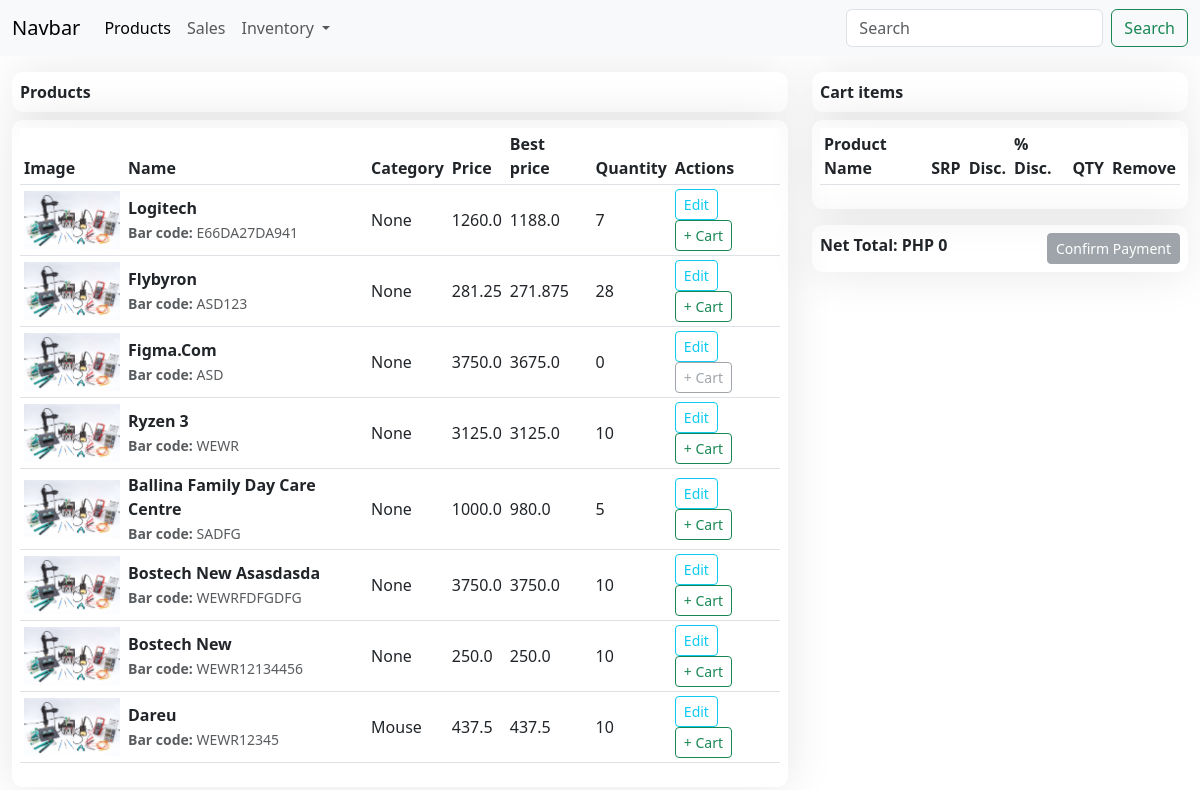
The app's page /products/sales/ with its own data.
### sales/models/product.py (models this page shows, shortened)
class Product(BaseTime):
    user = models.ForeignKey(User, on_delete=models.CASCADE, default=1)
    product_code = models.CharField(max_length=13, unique=True, blank=True)
    bar_code = models.CharField(max_length=13, unique=True, blank=True)
    name = models.CharField(max_length=255)
    model = models.CharField(max_length=120)
    description = models.TextField()
    category = models.ForeignKey(ProductCategory, on_delete=models.CASCADE, blank=True, null=True)
    cost = models.FloatField(default=0)
    price_margin = models.FloatField(default=0.25)
    price_discount = models.FloatField(default=0.00)
    price = models.FloatField(default=0.00, verbose_name="SRP")
    quantity = models.PositiveIntegerField(default=1)
    is_serial = models.BooleanField(default=False, verbose_name="with serial?")
    product_warranty = models.ForeignKey(ProductWarranty, on_delete=models.CASCADE, blank=True, null=True)
    image = models.ForeignKey(ProductImage, on_delete=models.CASCADE, blank=True, null=True)
    @property
    def best_price(self):
        discount = float(self.price) - float(self.cost)
        price = (discount - (discount * self.price_discount)) + float(self.cost)
        return price

class ProductImage(BaseTime):
    image_name = models.CharField(max_length=100)
    image = models.ImageField(upload_to='product-image/%Y/%m/%d', null=True, blank=True)

class ProductCategory(models.Model):
    name = models.CharField(max_length=100, default="Memories")
    created_at = models.DateTimeField(auto_now_add=True)
    updated_at = models.DateTimeField(auto_now=True)
    class Meta:
        verbose_name = "category"
        verbose_name_plural = "categories"
    def __str__(self):
        return self.name

### sales/views/pos_view.py (the view)
# urls.py: path('sales/', POSView.as_view(), name='pos_view'),
class POSView(View):
    def get(self, request):
        products = Product.objects.all()
        customers = Customer.objects.all()
        cart = Cart(request)
        for item in cart:
            item['update_quantity_form'] = {'quantity': item['quantity'], 'update': True}
        context = {
            'products': products,
            'cart': cart,
            'customers': customers,
        }
        template_name = 'pos_view.html'
        return render(request, template_name, context)

### sales/addcart.py (called while the page is built)
    def __iter__(self):
        product_ids = self.cart.keys()
        products = Product.objects.filter(id__in=product_ids)
        for product in products:
            self.cart[str(product.id)]['product'] = product
        for item in self.cart.values():
            item['price'] = Decimal(item['price'])
            item['total_price'] = item['price'] * item['quantity']
            yield item

    def __len__(self):
        return sum(item['quantity'] for item in self.cart.values())

    def get_total_price(self):
        return sum(Decimal(item['price']) * item['quantity'] for item in self.cart.values())

### sales/templates/pos_view.html (shortened to what this page needs)
{% extends 'base.html' %}
{% load static %}
{% block content %}
<div class="row">
    <div class="col-sm-8">
        <div class="fcard mb-2 mt-3">
            <strong>Products</strong>
        </div>
        <div class="fcard">
            <table class="table table-hover table-sm" id="myTable" style="vertical-align: middle;">
                <thead>
                    <tr>
                        <th>Image</th>
                        <th>Name</th>
                        <th>Category</th>
                        <th>Price</th>
                        <th>Best price</th>
                        <th>Quantity</th>
                        <th>Actions</th>
                    </tr>
                </thead>
                <tbody>
                    {% for product in products %}
                    <tr>
                        <td>
                            <img style="width: 6rem;" src="{{ product.image.image.url }}" alt="">
                        </td>
                        <td>
                            <strong>{{ product.name|title }}</strong> <br>
                            <small class="text-muted"><strong>Bar code:</strong> {{ product.bar_code|upper }}</small>
                        </td>
                        <td>{{ product.category }}</td>
                        <td>{{ product.price }}</td>
                        <td>{{ product.best_price }}</td>
                        <td>{{ product.quantity }}</td>
                        <td>
                            <a class="btn btn-outline-info btn-sm" href="#">Edit</a>
                            {% if product.quantity == 0 %}
                            <a class="btn btn-outline-secondary btn-sm disabled" href="{% url 'sales:cart_add' product.id %}" role="button" aria-disabled="true">+ Cart</a>
                            {% else %}
                            <a class="btn btn-outline-success btn-sm" href="{% url 'sales:cart_add' product.id %}">+ Cart</a>
                            {% endif %}
                        </td>
                    </tr>
                    {% endfor %}
                </tbody>
            </table>
        </div>
    </div>
    <div class="col-sm-4">
        <div class="fcard mb-2 mt-3">
            <strong>Cart items</strong>
        </div>
        <div class="fcard mb-2 mt-2">
            <table class="table table-striped table-sm" style="vertical-align: middle;">
                <thead>
                <tr>
                    <th>Product Name</th>
                    <th>SRP</th>
                    <th>Disc.</th>
                    <th>% Disc.</th>
                    <th>QTY</th>
                    <th>Remove</th>
                </tr>
                </thead>
            </table>
        </div>
        <div class="fcard mb-2 mt-3">
            <div class="row">
                <div class="col-sm-6">
                    <strong class="float-left">Net Total: PHP {{ cart.get_total_price }}</strong>
                </div>
                <div class="col-md-6">
                    <div style="text-align: right;">
                        {% if cart %}
                        <a class="btn btn-primary btn-sm" href="{% url 'sales:billing_information' %}">Confirm Payment</a>
                        {% else %}
                        <a href="#" class="btn btn-secondary btn-sm disabled" role="button" aria-disabled="true">Confirm Payment</a>
                        {% endif %}
                    </div>
                </div>
            </div>
        </div>
    </div>
</div>
{% endblock %}

### sales/static/style.css (style rules this page uses)
.fcard { display: flex; flex-direction: column; justify-content: flex-start; gap: .5rem; border-radius: .7rem; box-shadow: 0 0 3rem 0 rgba(0, 0, 0,.1); padding: .5rem; }

### records on screen
Product: image.image (picture), name "Logitech", bar_code "E66DA27DA941", category "None", price "1260.0", best_price "1188.0", quantity "7", shows "+ Cart"
Product: image.image (picture), name "Flybyron", bar_code "ASD123", category "None", price "281.25", best_price "271.875", quantity "28", shows "+ Cart"
Product: image.image (picture), name "Figma.Com", bar_code "ASD", category "None", price "3750.0", best_price "3675.0", quantity "0", shows "+ Cart"
Product: image.image (picture), name "Ryzen 3", bar_code "WEWR", category "None", price "3125.0", best_price "3125.0", quantity "10", shows "+ Cart"
Product: image.image (picture), name "Ballina Family Day Care Centre", bar_code "SADFG", category "None", price "1000.0", best_price "980.0", quantity "5", shows "+ Cart"
Product: image.image (picture), name "Bostech New Asasdasda", bar_code "WEWRFDFGDFG", category "None", price "3750.0", best_price "3750.0", quantity "10", shows "+ Cart"
Product: image.image (picture), name "Bostech New", bar_code "WEWR12134456", category "None", price "250.0", best_price "250.0", quantity "10", shows "+ Cart"
Product: image.image (picture), name "Dareu", bar_code "WEWR12345", category "Mouse", price "437.5", best_price "437.5", quantity "10", shows "+ Cart"

### other values on screen
{{ cart.get_total_price }} "0"
